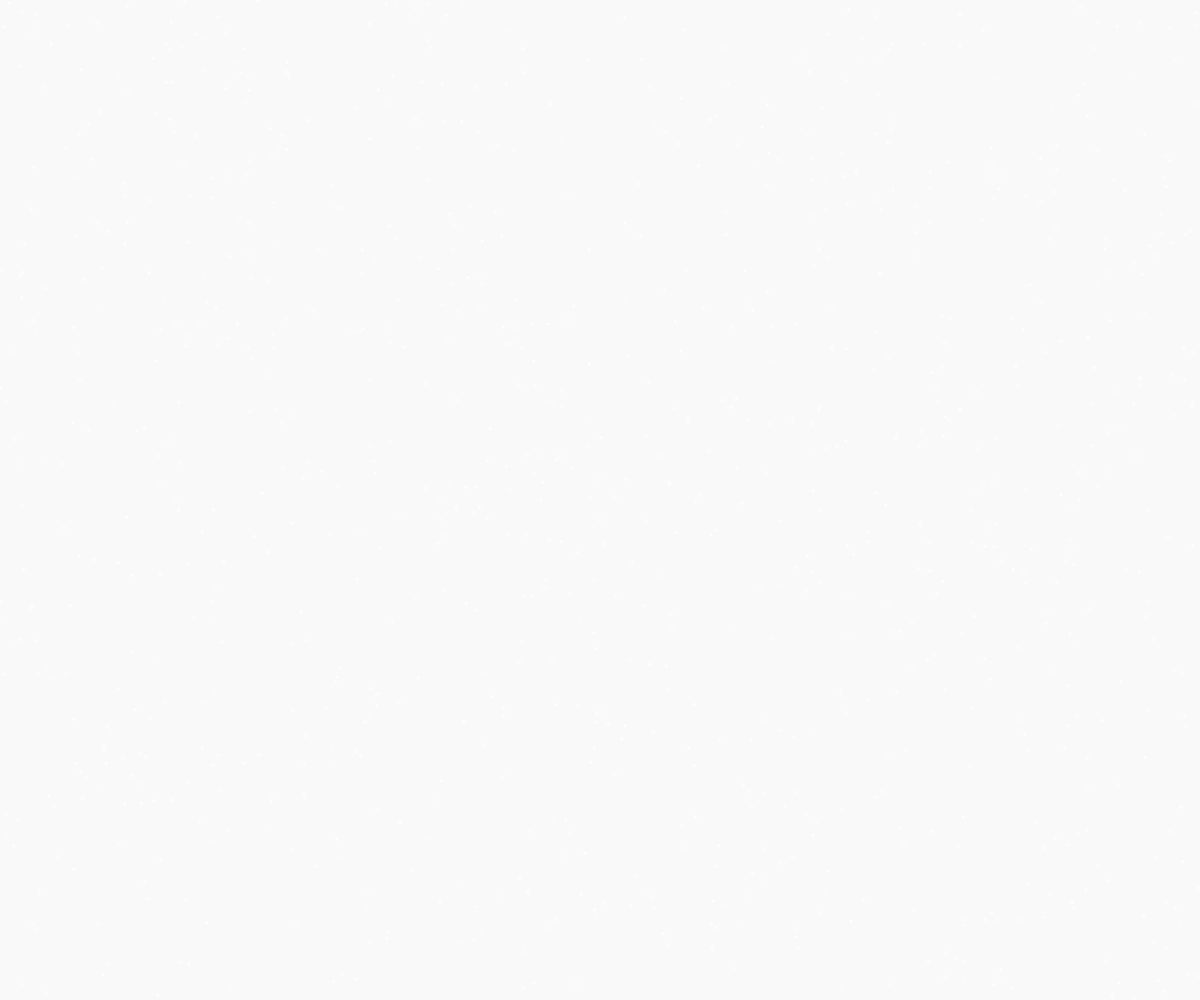
Frame 1 (no input)
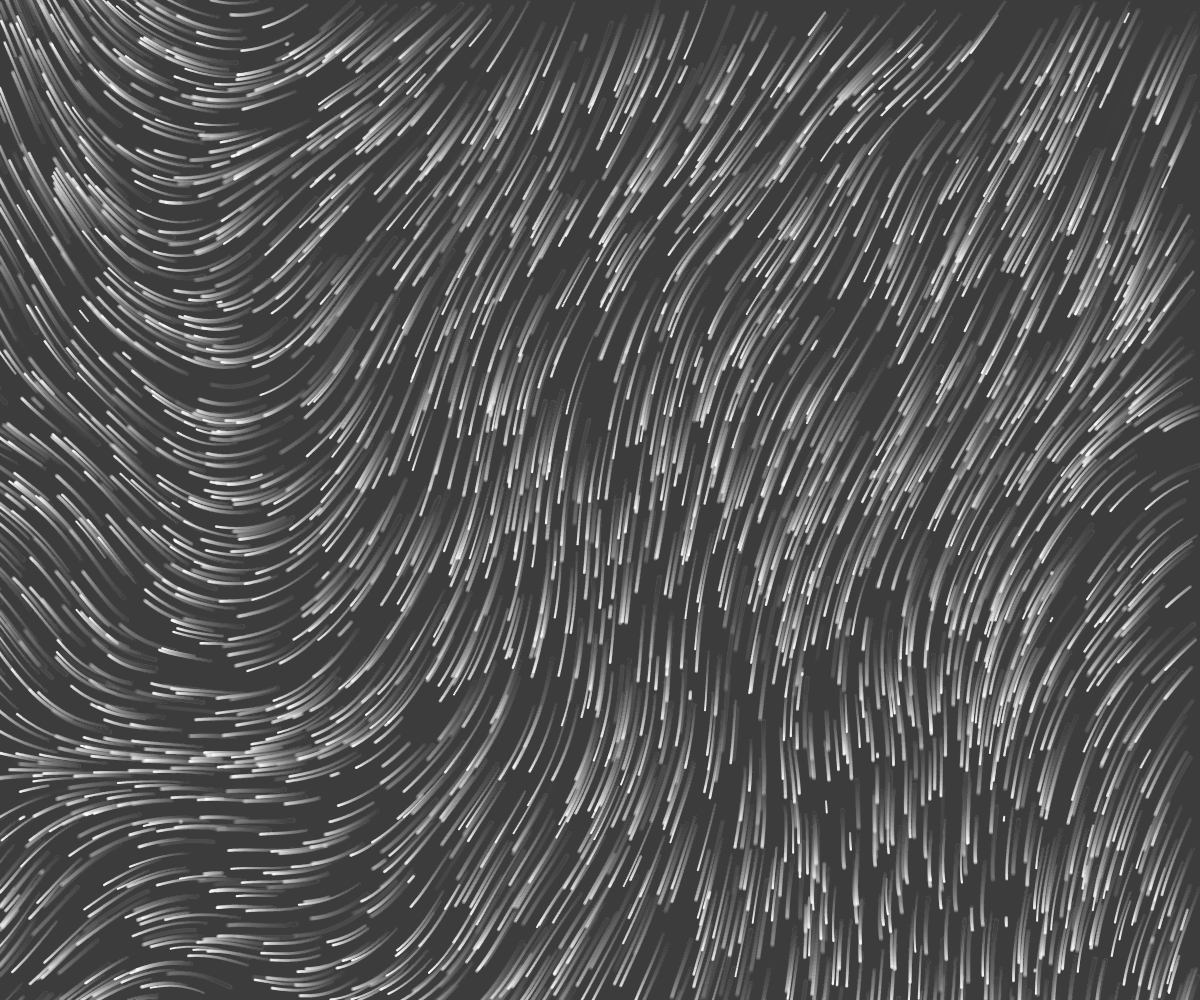
Frame 60 (no input)
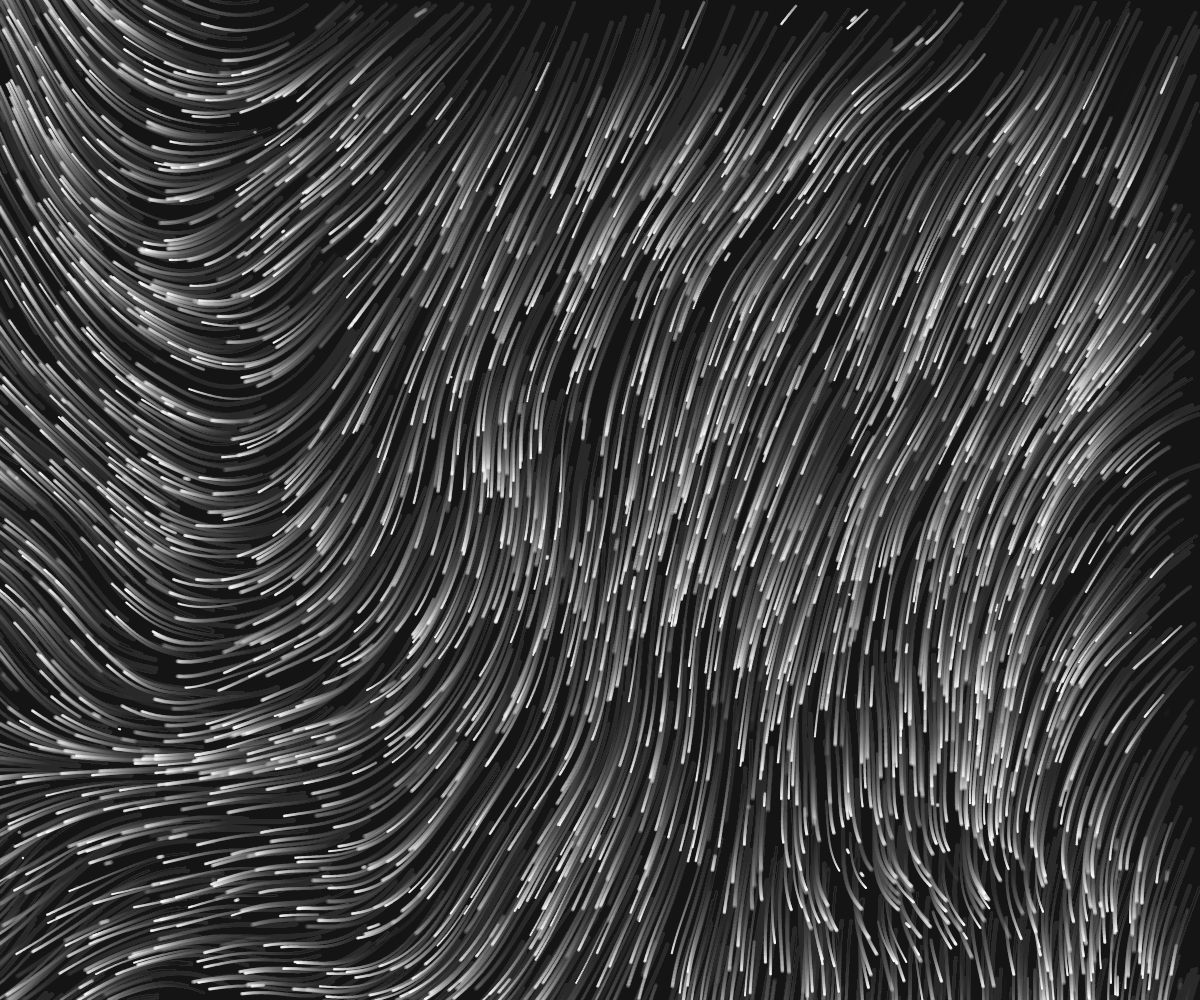
Frame 120 (the mouse pressed at the canvas centre since frame 60)

The p5.js sketch that drew these frames (run headless with seeded random() and noise() and a simulated clock; from frame 60 on, the mouse is pressed at the canvas centre):

// p5.js sketch
// ── sketch.js
let  num = 900;
var particles_a = [];
var particles_b = [];
var particles_c = [];
let noiseScale = 900;
let noiseStrength = 1;
//let r = 1;

function setup() {
  createCanvas(windowWidth, windowHeight);
	//createCanvas(windowWidth,windowHeight);
  noStroke();
  for (let i=0; i<num; i++) {
    let loc_a = createVector(random(width*2.9), random(height), 5);
    let angle_a = random(TWO_PI);
    let dir_a = createVector(cos(angle_a), sin(angle_a));
		let loc_b = createVector(random(width*2.9), random(height), 5);
    let angle_b = random(TWO_PI);
    let dir_b = createVector(cos(angle_b), sin(angle_b));
		let loc_c = createVector(random(width*2.9), random(height), 5);
    let angle_c = random(TWO_PI);
    let dir_c = createVector(cos(angle_c), sin(angle_c));
    let speed = random(1.3, 0.8);
    //particles[i]= new Particle(loc, dir, speed);
		particles_a[i] = new Particle(loc_a, dir_a, speed);
		particles_b[i] = new Particle(loc_b, dir_b, speed);
		particles_c[i] = new Particle(loc_c, dir_c, speed);
  }
}

function draw() {
	
	smooth();
 // background(0);
  fill(0, 6);
  noStroke();
  rect(0, 0, width, height);
    
  for (let i=0; i<num; i++) {
		var radius = map(i,0,num,5,2);
		var fade = map(i,0,num,0,250);
		
		fill(255, fade);
		particles_a[i].move();
		particles_a[i].update(radius);
		particles_a[i].checkEdges();

		fill(255, 255, 255, fade);
		particles_b[i].move();
		particles_b[i].update(radius);
		particles_b[i].checkEdges();

		fill(255, 255, 255, fade);
		particles_c[i].move();
		particles_c[i].update(radius);
		particles_c[i].checkEdges();
  }
}

let Particle = function(loc_, dir_, speed_) {
  this.loc = loc_;
	this.dir = dir_;
	this.speed = speed_;
	this.d = 1;
	this.col;
	this.angle;
	this.vel;
};

Particle.prototype.run = function() {
	  this.move();
    this.checkEdges();
    this.update();
};

// Method to move position
Particle.prototype.move = function(){
	  this.angle=noise(this.loc.x/noiseScale, this.loc.y/noiseScale, frameCount/noiseScale)*TWO_PI*noiseStrength;
    this.dir.x = cos(this.angle)+sin(this.angle)-sin(this.angle);
    this.dir.y = sin(this.angle)-cos(this.angle)*sin(this.angle);
    this.vel = this.dir.copy();
    this.vel.mult(this.speed*this.d);
    this.loc.add(this.vel);
};

// Method to chech edges 
Particle.prototype.checkEdges = function(){
 if (this.loc.x < 0 || this.loc.x > width || this.loc.y < 0 || this.loc.y > height) {    
      this.loc.x = random(width*9.2);
      this.loc.y = random(height);
    }
};


// Method to update position
Particle.prototype.update = function(r){
    ellipse(this.loc.x, this.loc.y, r);
};
